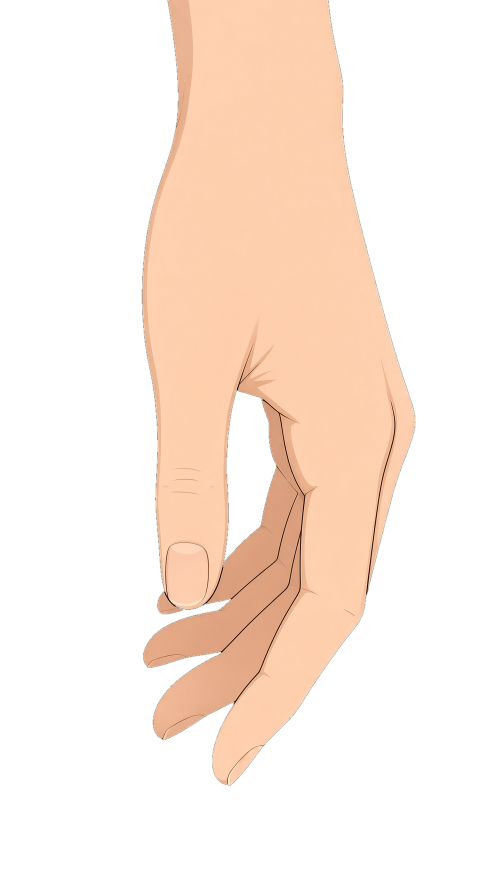
#> input picture ref/franzi/hands/relaxed.png, 1008 x 1792 px, found by its file name (shown at 1/2 size)
$ python trace_lines.py
#> lines starting #> are read from the running program, lines starting #| are printed output that depends on the picture
"""Hand contour lines, traced one by one and snapped onto the drawn dark line (same method as harness/franzi/ear_lines.py).

    ./harness/run.sh harness/franzi_hands/trace_lines.py view X0 Y0 X1 Y1 [ZOOM]
    ./harness/run.sh harness/franzi_hands/trace_lines.py emit

Each line is a short list of points read off a gridded zoom (flipped close-up px, see view.py), densified, and every sample slid along its normal
(within SNAP_R px) to the darkest point of a difference of Gaussians of the close-up. `view` prints, per line, how much of it lies on a dark ridge
against a control (the same curve shifted 14 px each side) and writes out/franzi/hand-lines-view.png. `emit` writes the lines, each with its
measured thickness, to out/franzi_hands/lines.json for the other scripts.
"""

import json
import sys
from pathlib import Path

import numpy as np
from PIL import Image, ImageDraw
from scipy import ndimage

OUT = Path("out/franzi_hands")
SNAP_R = 7.0
SNAP_PEN = 0.5
ON_RIDGE = -18.0
W_MIN, W_MAX = 3.0, 16.0  # close-up px: the lines run 3 to 12 px thick there

# name: [(x, y), ...] in flipped close-up px, from the line's start outward
LINES: dict[str, list[tuple[float, float]]] = {
    # the outer long line: from the cavity's top corner down the edge of the lit hand to the long finger
    "edge": [(482, 800), (450, 825), (445, 885), (432, 945), (400, 990), (402, 1060), (407, 1110), (409, 1170), (450, 1255), (490, 1345), (540, 1407)],
    # from the kink beside it, down between the shaded fingers to the thumb's base
    "inner-a": [(412, 985), (430, 1030), (440, 1080), (452, 1117), (500, 1160), (550, 1197)],
    # the separation between the shaded finger pairs, from the edge line's bend out to the finger tips
    "sep": [(405, 1060), (407, 1100), (417, 1140), (430, 1175), (450, 1195), (500, 1240), (540, 1280), (565, 1302)],
}

img = np.array(Image.open("ref/franzi/hands/relaxed.png").convert("RGBA")).astype(float)[:, ::-1]
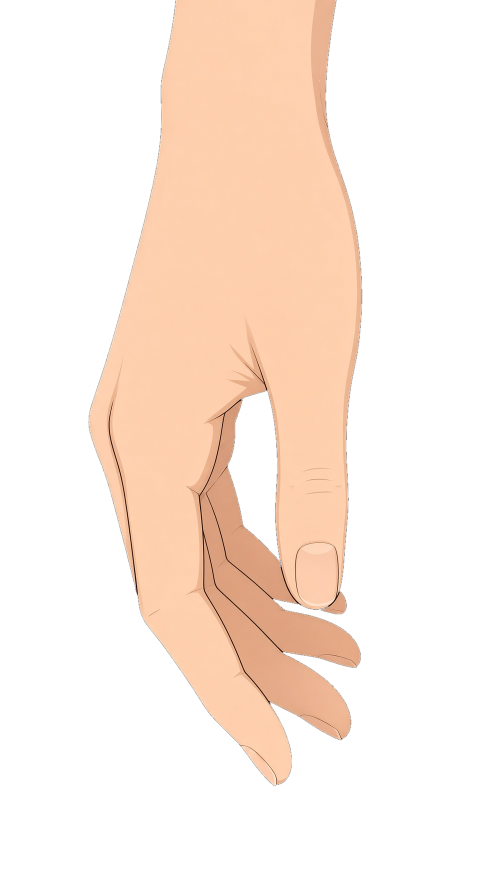
#> img: shape (1792, 1008, 4) float64 (shown at 1/2 size); mean R, G, B, A 79.1, 63.5, 52.8, 81.5; transparent parts drawn white
lum = img[..., :3].mean(2)
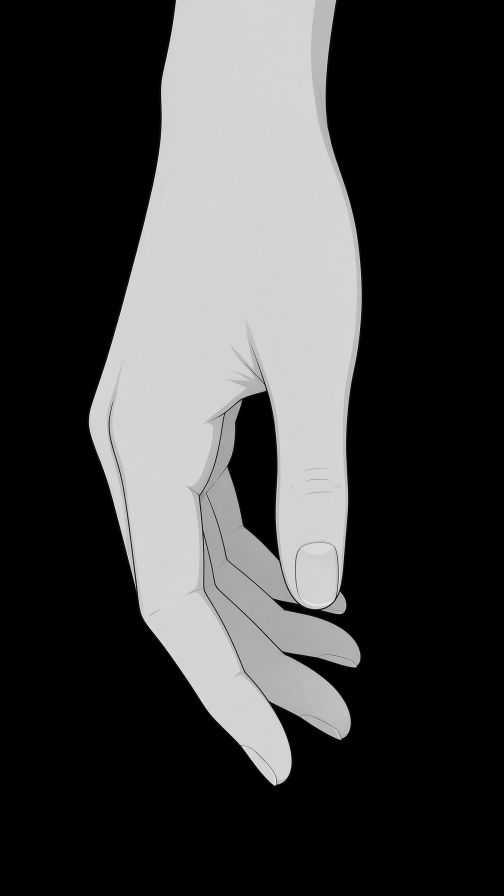
#> lum: shape (1792, 1008) float64 (shown at 1/2 size); min 0, max 245.3, mean 65.1
lum = np.where(img[..., 3] > 128, lum, 220.0)  # page counts as light, so the silhouette's edge is not a line
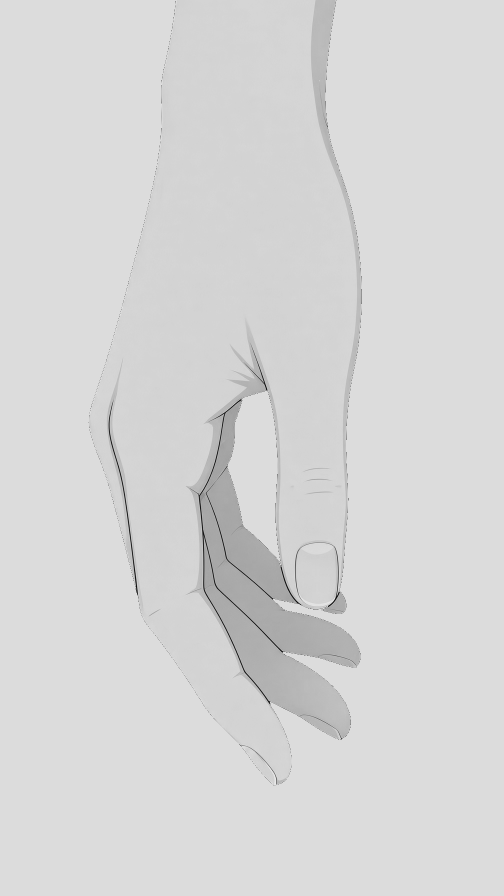
#> lum: shape (1792, 1008) float64 (shown at 1/2 size); min 4.33, max 245.3, mean 214.7
HP = ndimage.gaussian_filter(lum, 1.5) - ndimage.gaussian_filter(lum, 5.0)
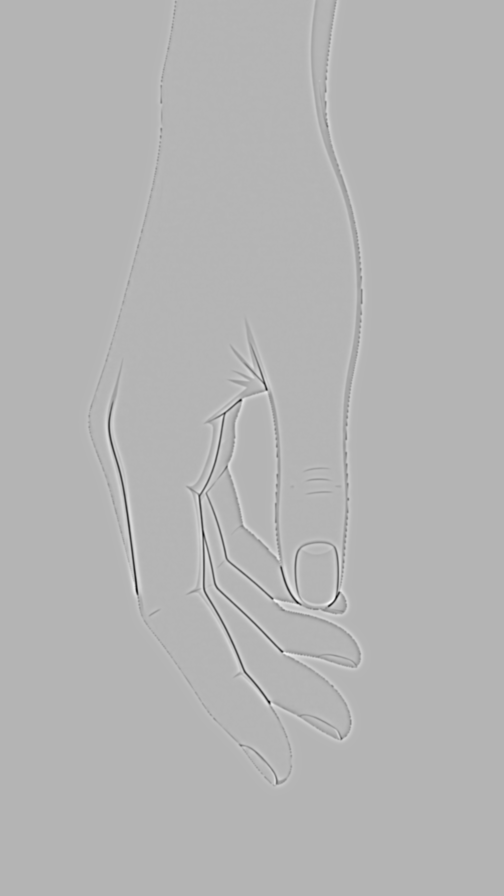
#> HP: shape (1792, 1008) float64 (shown at 1/2 size); min -83.11, max 33.98, mean 0; drawn with min black and max white


# [17 lines left out: functions densify, normals, not called in this run]


def at(c):
    return ndimage.map_coordinates(HP, [c[:, 1], c[:, 0]], order=1, mode="nearest")


# [57 lines left out: functions snap, width, report, view, not called in this run]


if __name__ == "__main__":
#> (the run stopped early here; a loop or call above may not have finished)

$ run again, with ref/franzi/hands/feet-front.png copied over ref/franzi/hands/relaxed.png
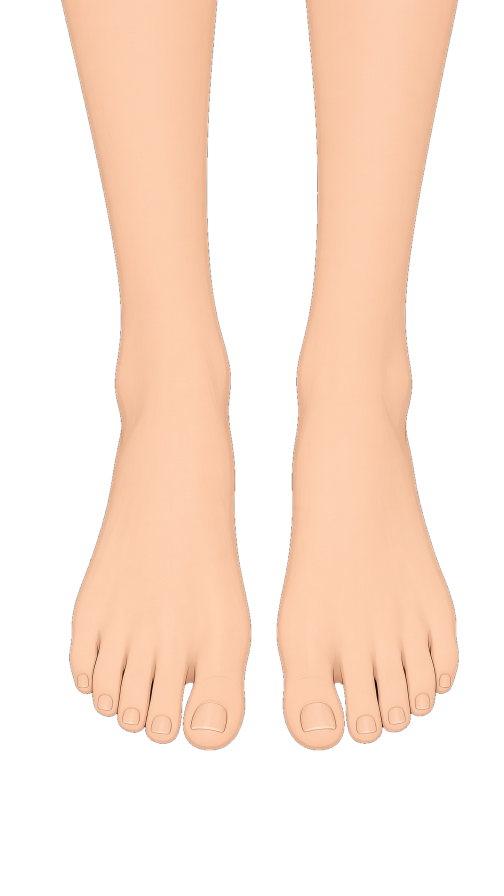
#> input picture ref/franzi/hands/feet-front.png, 1008 x 1792 px, found by its file name (shown at 1/2 size)
#> `lum = np.where(img[..., 3] > 128, lum, 220.0)  # page counts as light,..`:
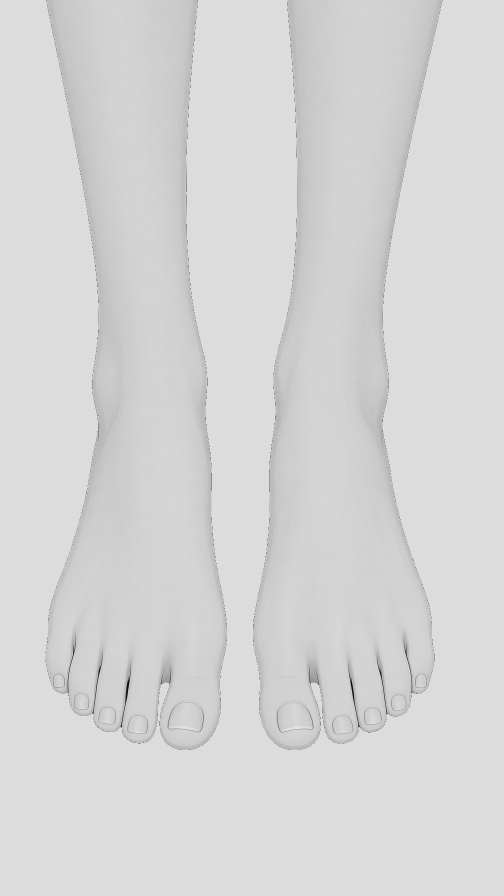
#> lum: shape (1792, 1008) float64 (shown at 1/2 size); min 5, max 229.7, mean 213.8
#> `HP = ndimage.gaussian_filter(lum, 1.5) - ndimage.gaussian_filter(lum, ..`:
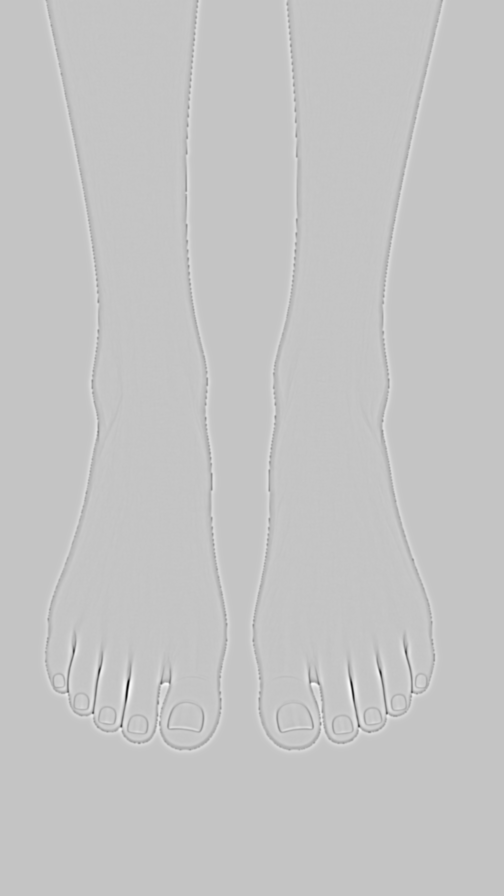
#> HP: shape (1792, 1008) float64 (shown at 1/2 size); min -94.78, max 27.95, mean 0; drawn with min black and max white

$ run again, with ref/franzi/hands/fist.png copied over ref/franzi/hands/relaxed.png
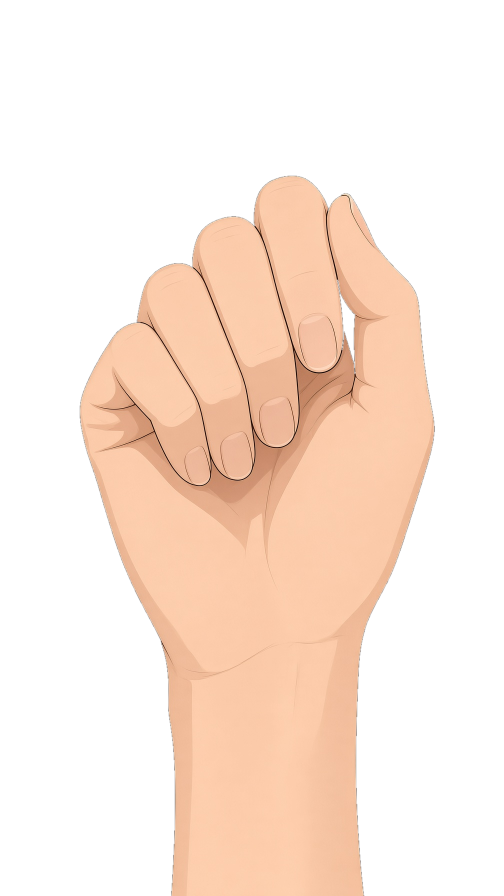
#> input picture ref/franzi/hands/fist.png, 1008 x 1792 px, found by its file name (shown at 1/2 size)
#> `lum = np.where(img[..., 3] > 128, lum, 220.0)  # page counts as light,..`:
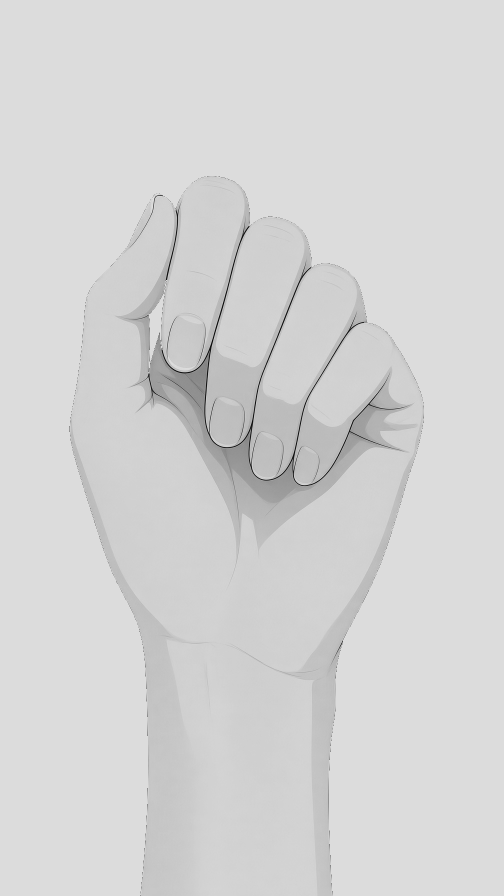
#> lum: shape (1792, 1008) float64 (shown at 1/2 size); min 5, max 241, mean 212.7
#> `HP = ndimage.gaussian_filter(lum, 1.5) - ndimage.gaussian_filter(lum, ..`:
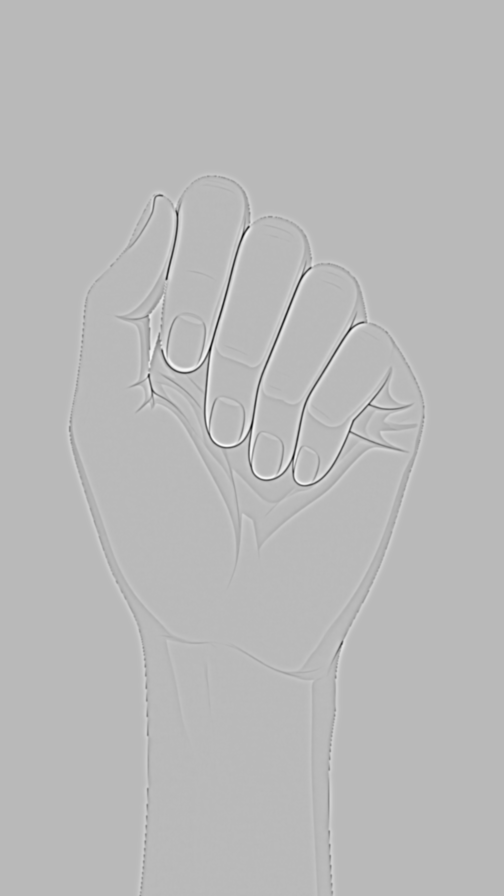
#> HP: shape (1792, 1008) float64 (shown at 1/2 size); min -84.4, max 31.43, mean 0; drawn with min black and max white

$ run again, with ref/franzi/hands/foot-top.png copied over ref/franzi/hands/relaxed.png
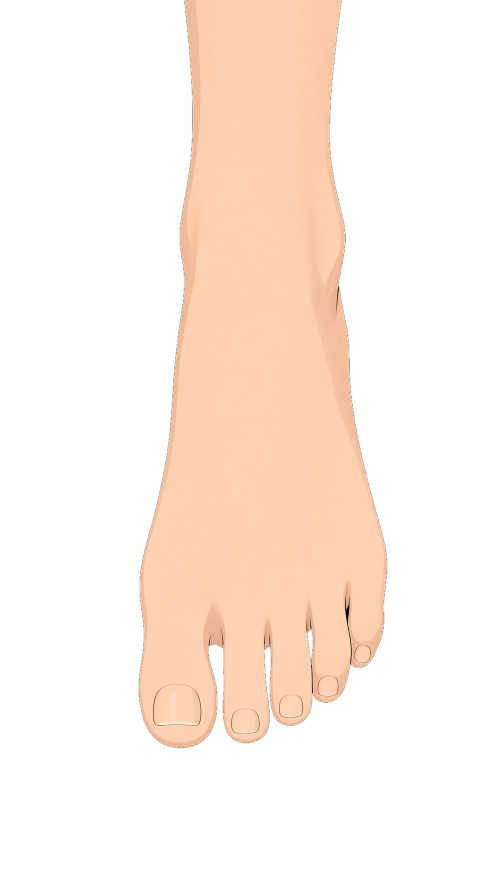
#> input picture ref/franzi/hands/foot-top.png, 1008 x 1792 px, found by its file name (shown at 1/2 size)
#> `lum = np.where(img[..., 3] > 128, lum, 220.0)  # page counts as light,..`:
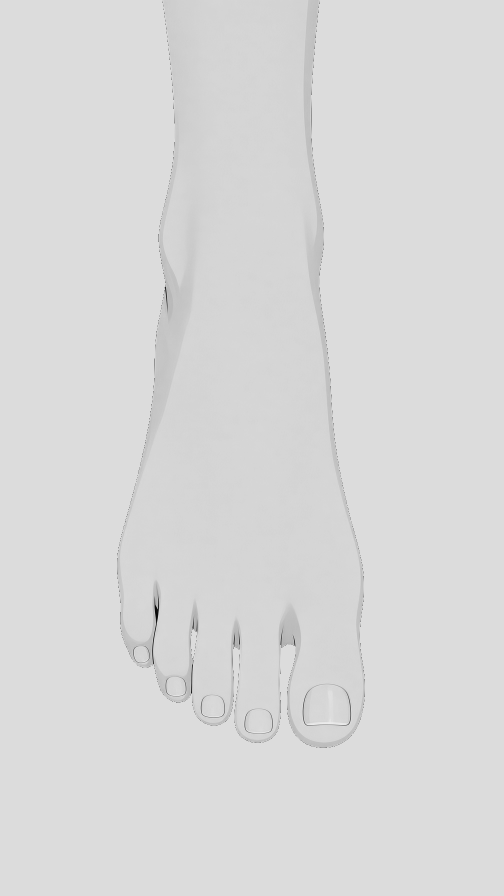
#> lum: shape (1792, 1008) float64 (shown at 1/2 size); min 2.67, max 241, mean 217.1
#> `HP = ndimage.gaussian_filter(lum, 1.5) - ndimage.gaussian_filter(lum, ..`:
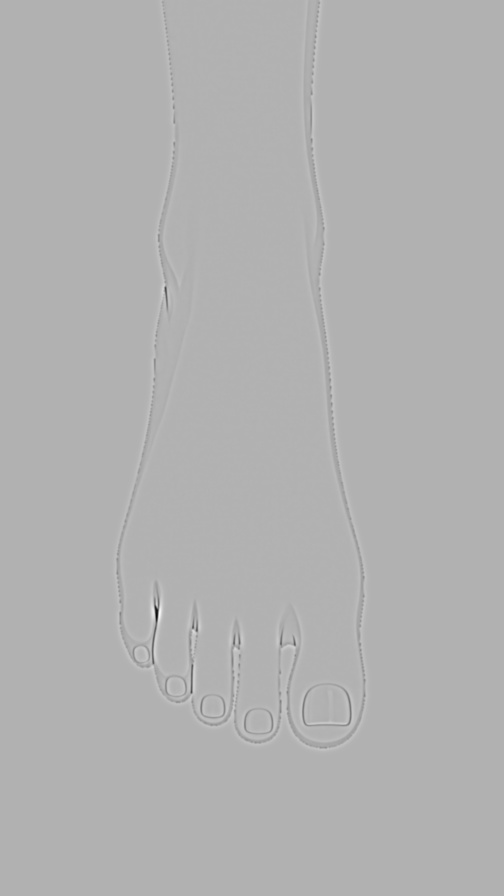
#> HP: shape (1792, 1008) float64 (shown at 1/2 size); min -101.3, max 43.94, mean 0; drawn with min black and max white
